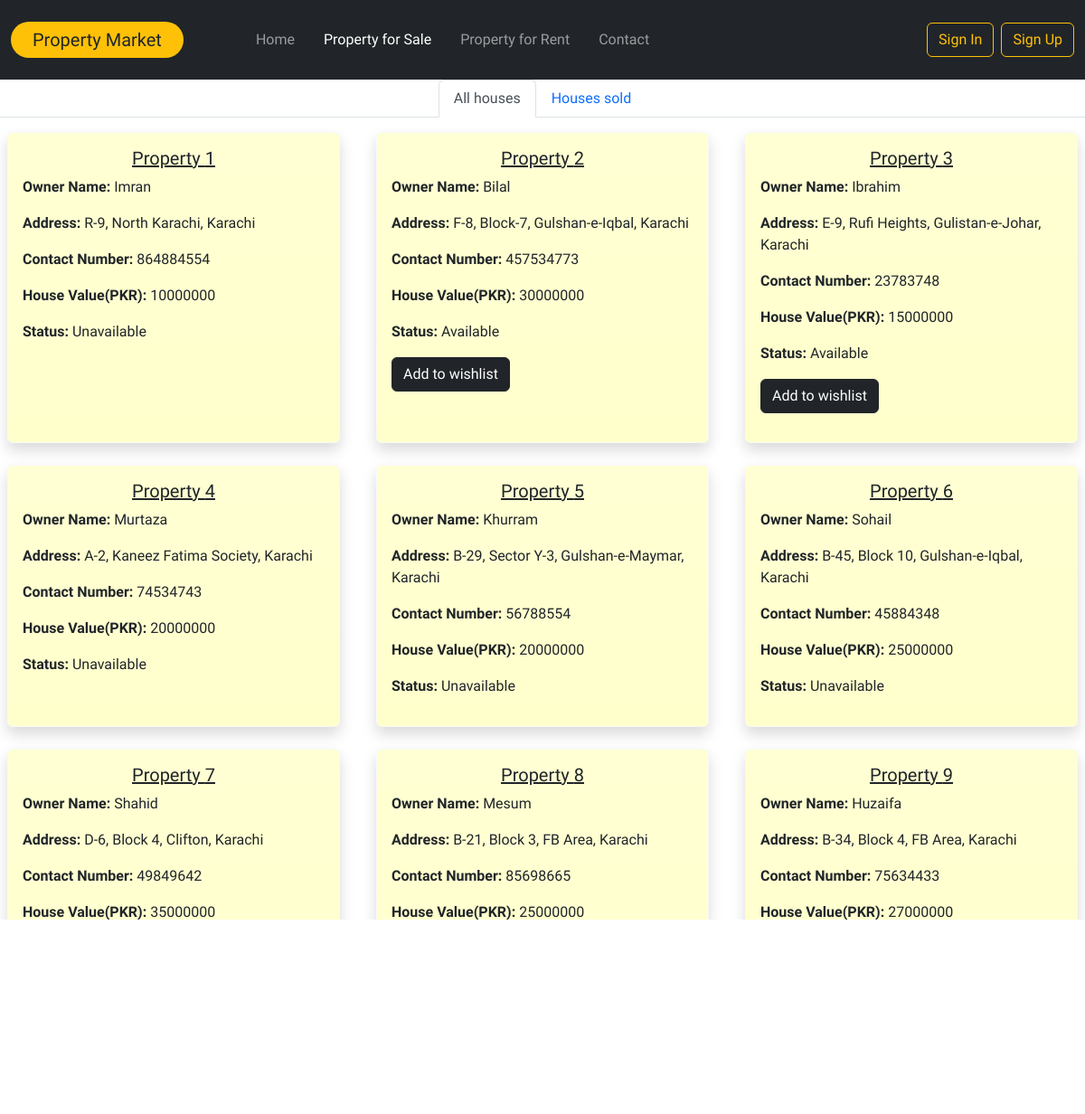
Screenshot of /Prop_sale.php with the database file from the repository.
### tables this page shows
CREATE TABLE `property_sale` (
  `Prop_sale_id` int(11) NOT NULL,
  `Owner_name` varchar(50) NOT NULL,
  `Contact_number` int(11) NOT NULL,
  `Address` varchar(100) NOT NULL,
  `House_value` int(11) NOT NULL,
  `Status` varchar(50) NOT NULL
);

### Prop_sale.php (the view, shortened to what this page needs)
<?php
include('connection.php');
$ids = mysqli_query($con, "SELECT * from property_sale");
$count = mysqli_num_rows($ids);
?>
<!doctype html>
<html lang="en">
<head>
    <link href="https://cdn.jsdelivr.net/npm/bootstrap@5.2.0-beta1/dist/css/bootstrap.min.css" rel="stylesheet">
    <link rel="stylesheet" href="style.css">
</head>
<body>
    <nav class="navbar navbar-expand-lg bg-dark navbar-dark py-4">
        <div class="container-fluid">
            <a class="navbar-brand px-4 bg-warning rounded-pill text-dark" href="index.php">Property Market</a>
            <div class="collapse navbar-collapse" id="navbarSupportedContent">
                <ul class="navbar-nav me-auto mb-2 mb-lg-0 px-5">
                    <li class="nav-item px-2">
                        <a class="nav-link" aria-current="page" href="index.php">Home</a>
                    </li>
                    <li class="nav-item px-2">
                        <a class="nav-link active" href="Prop_sale.php">Property for Sale</a>
                    </li>
                    <li class="nav-item px-2">
                        <a class="nav-link" href="Prop_rent.php">Property for Rent</a>
                    </li>
                    <li class="nav-item px-2">
                        <a class="nav-link" href="contact.php">Contact</a>
                    </li>
                </ul>
                <?php if (!isset($_SESSION['email'])) : ?>
                    <button type="button" class="btn btn-outline-warning mx-2" data-bs-toggle="modal" data-bs-target="#signinModal">
                        Sign In
                    </button>
                    <button type="button" class="btn btn-outline-warning" data-bs-toggle="modal" data-bs-target="#signupModal">
                        Sign Up
                    </button>
                    <?php endif; ?>
                    </div>
            </div>
    </nav>
    <main>
        <ul class="nav nav-tabs justify-content-center mb-2">
            <li class="nav-item">
                <a class="nav-link active" aria-current="page" href="Prop_sale.php">All houses</a>
            </li>
            <li class="nav-item">
                <a class="nav-link" href="Prop_sold.php">Houses sold</a>
            </li>
        </ul>
        <div class="row row-cols-1 row-cols-md-3 g-4">
            <?php for ($x = 1; $x < $count + 1; $x++) : ?>
                <div class="col">
                    <div class="card h-100 bg-gradient border-light shadow m-2" id="card" style="background-color: #FFFFCC;">
                        <div class="card-body">
                            <h5 class="card-title text-center text-decoration-underline">Property <?php echo $x; ?></h5>
                            <p class="card-text"><b>Owner Name: </b><?php $owner_query = "SELECT Owner_name from property_sale where Prop_sale_id = '$x'";
                                                                    $result = mysqli_query($con, $owner_query);
                                                                    while ($row2 = mysqli_fetch_array($result)) {
                                                                        $owner_name = $row2[0];
                                                                    }
                                                                    echo "$owner_name"; ?></p>
                            <p class="card-text"><b>Address: </b><?php $address_query = "SELECT Address from property_sale where Prop_sale_id = '$x'";
                                                                    $result = mysqli_query($con, $address_query);
                                                                    while ($row2 = mysqli_fetch_array($result)) {
                                                                        $location = $row2[0];
                                                                    }
                                                                    echo "$location"; ?></p>
                            <p class="card-text"><b>Contact Number: </b><?php $contact_query = "SELECT Contact_number from property_sale where Prop_sale_id = '$x'";
                                                                        $result = mysqli_query($con, $contact_query);
                                                                        while ($row2 = mysqli_fetch_array($result)) {
                                                                            $contact_number = $row2[0];
                                                                        }
                                                                        echo "$contact_number"; ?></p>
                            <p class="card-text"><b>House Value(PKR): </b><?php $housevalue_query = "SELECT House_value from property_sale where Prop_sale_id = '$x'";
                                                                            $result = mysqli_query($con, $housevalue_query);
                                                                            while ($row2 = mysqli_fetch_array($result)) {
                                                                                $value = $row2[0];
                                                                            }
                                                                            echo "$value"; ?></p>
                            <p class="card-text"><b>Status: </b><?php $Status_query = "SELECT Status from property_sale where Prop_sale_id = '$x'";
                                                                $result = mysqli_query($con, $Status_query);
                                                                while ($row2 = mysqli_fetch_array($result)) {
                                                                    $status = $row2[0];
                                                                }
                                                                echo "$status"; ?></p>
                            <?php if ($status == 'Available') : ?>
                                <form action="wishlist_sale.php" method="get">
                                    <button class="btn btn-dark" value="<?php echo $x; ?>" name="wishlist">Add to wishlist</button>
                                </form>
                            <?php endif; ?>
                        </div>
                    </div>
                </div>
            <?php endfor; ?>
        </div>
    </main>
    <footer class="text-center text-lg-start bg-dark text-light pt-1 mt-3">
        <div class="text-left p-4" style="background-color: rgba(0, 0, 0, 0.05);">
            <div class="text-center text-warning">&copy; 2022 Property Market, Inc.</div>
        </div>
    </footer>
</body>
</html>

### style.css (style rules this page uses)
* { font-family: "Kdam Thmor Pro", sans-serif; }
main div.card { transition: all 0.75s; }

### rows the page displays
property_sale: Owner_name "Imran", Address "R-9, North Karachi, Karachi", Contact_number "864884554", House_value "10000000", Status "Unavailable"
property_sale: Owner_name "Bilal", Address "F-8, Block-7, Gulshan-e-Iqbal, Karachi", Contact_number "457534773", House_value "30000000", Status "Available"
property_sale: Owner_name "Ibrahim", Address "E-9, Rufi Heights, Gulistan-e-Johar, Karachi", Contact_number "23783748", House_value "15000000", Status "Available"
property_sale: Owner_name "Murtaza", Address "A-2, Kaneez Fatima Society, Karachi", Contact_number "74534743", House_value "20000000", Status "Unavailable"
property_sale: Owner_name "Khurram", Address "B-29, Sector Y-3, Gulshan-e-Maymar, Karachi", Contact_number "56788554", House_value "20000000", Status "Unavailable"
property_sale: Owner_name "Sohail", Address "B-45, Block 10, Gulshan-e-Iqbal, Karachi", Contact_number "45884348", House_value "25000000", Status "Unavailable"
property_sale: Owner_name "Shahid", Address "D-6, Block 4, Clifton, Karachi", Contact_number "49849642", House_value "35000000"
property_sale: Owner_name "Mesum", Address "B-21, Block 3, FB Area, Karachi", Contact_number "85698665", House_value "25000000"
property_sale: Owner_name "Huzaifa", Address "B-34, Block 4, FB Area, Karachi", Contact_number "75634433", House_value "27000000"
